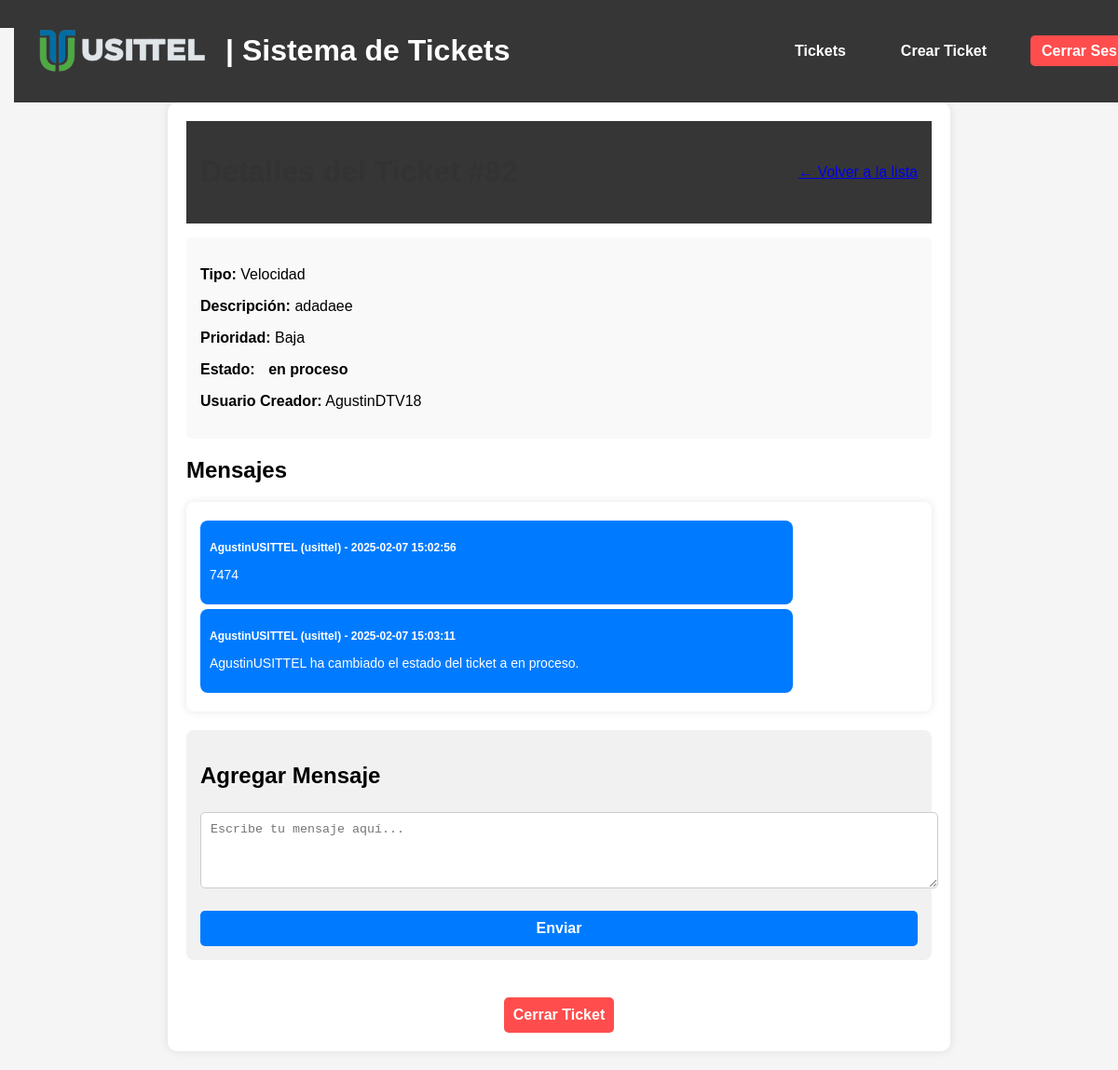
/ticket/82 (signed in), run on the app's committed database.
### tables this page shows
CREATE TABLE tickets (
    id INTEGER PRIMARY KEY AUTOINCREMENT,
    tipo TEXT NOT NULL,
    descripcion TEXT NOT NULL,
    prioridad TEXT NOT NULL,
    fecha_creacion DATETIME DEFAULT CURRENT_TIMESTAMP,
    usuario_creador TEXT NOT NULL,
    notas TEXT,
    archivo TEXT
, usuario_asignado TEXT, estado TEXT DEFAULT 'pendiente');

CREATE TABLE messages (
    id INTEGER PRIMARY KEY AUTOINCREMENT,
    ticket_id INTEGER NOT NULL,
    usuario TEXT NOT NULL,
    rol TEXT NOT NULL,
    mensaje TEXT NOT NULL,
    fecha TIMESTAMP DEFAULT CURRENT_TIMESTAMP,
    FOREIGN KEY (ticket_id) REFERENCES tickets (id)
);

### app.py (the view)
@app.route('/ticket/<int:id>', methods=['GET'])
@login_required
def view_ticket(id):
    conn = get_db_connection()
    ticket = conn.execute('SELECT * FROM tickets WHERE id = ?', (id,)).fetchone()
    messages = conn.execute('SELECT * FROM messages WHERE ticket_id = ? ORDER BY fecha ASC', (id,)).fetchall()
    conn.close()
    if not ticket:
        return "Ticket no encontrado", 404
    return render_template('view_ticket.html', ticket=ticket, messages=messages, current_user=current_user)

### app.py (called while the page is built)
def get_db_connection():
    conn = sqlite3.connect('database.db', timeout=10)  # Espera hasta 10 segundos si la base de datos está bloqueada
    conn.row_factory = sqlite3.Row
    return conn

@login_manager.user_loader
def load_user(user_id):
    conn = get_db_connection()
    user = conn.execute('SELECT * FROM users WHERE id = ?', (user_id,)).fetchone()
    conn.close()
    if user:
        return User(id=user['id'], username=user['username'], role=user['role'])
    return None

### templates/view_ticket.html (shortened to what this page needs)
{% extends "base.html" %}
{% block content %}
<div class="container-ticket">
    <header class="ticket-header">
        <h1>Detalles del Ticket #{{ ticket['id'] }}</h1>
        <a href="/tickets" class="btn-back">← Volver a la lista</a>
    </header>
    <div class="ticket-info">
        <p><strong>Tipo:</strong> {{ ticket['tipo'] }}</p>
        <p><strong>Descripción:</strong> {{ ticket['descripcion'] }}</p>
        <p><strong>Prioridad:</strong> {{ ticket['prioridad'] }}</p>
        <p><strong>Estado:</strong>
            <span class="estado estado-{{ ticket['estado']|lower }}">{{ ticket['estado'] }}</span>
        </p>
        <p><strong>Usuario Creador:</strong> {{ ticket['usuario_creador'] }}</p>
    </div>
    <h2>Mensajes</h2>
    <div class="chat-container">
        {% for message in messages %}
        <div class="message {% if message['rol'] == 'usittel' %}usittel-message{% else %}directv-message{% endif %}">
            <p class="message-user"><strong>{{ message['usuario'] }} ({{ message['rol'] }})</strong> - {{ message['fecha'] }}</p>
            <p class="message-text">{{ message['mensaje'] }}</p>
        </div>
        {% endfor %}
    </div>
    {% if ticket['estado'].lower() != 'cerrado' %}
    <div class="message-form">
        <h2>Agregar Mensaje</h2>
        <form method="POST" action="{{ url_for('add_message', ticket_id=ticket['id']) }}">
            <textarea name="mensaje" rows="4" required placeholder="Escribe tu mensaje aquí..."></textarea><br>
            <button type="submit" class="btn-action">Enviar</button>
        </form>
    </div>
    {% else %}
    <p class="closed-ticket-message"><strong>Este ticket está cerrado y no se pueden agregar mensajes.</strong></p>
    {% endif %}
    <div class="actions-container">
        {% if current_user.role == 'directv' and ticket.estado != 'cerrado' %}
        <form action="{{ url_for('close_ticket', id=ticket.id) }}" method="POST">
            <button type="button" class="btn-close confirm-close-ticket">Cerrar Ticket</button>
        </form>
        {% endif %}
    </div>
</div>
{% endblock %}

### static/styles.css (style rules this page uses)
body { font-family: Arial, sans-serif; margin: 0; padding: 0; background-color: #f5f5f5; }
header { background-color: #363637; color: white; padding: 15px; display: flex; justify-content: space-between; align-items: center; }
textarea { width: 100%; padding: 10px; border-radius: 5px; }
h1 { color: #333; }
button { width: 100%; background: #007bff; color: white; border: none; padding: 10px; margin-top: 20px; border-radius: 5px; cursor: pointer; font-size: 16px; }
.message-text { font-size: 14px; }
.message { padding: 12px; border-radius: 8px; margin-bottom: 10px; max-width: 80%; font-size: 14px; }
.message-user { font-size: 12px; font-weight: bold; margin-bottom: 5px; }
input, select, textarea { width: 100%; padding: 10px; margin-top: 5px; border: 1px solid #ccc; border-radius: 5px; }
.container-ticket { max-width: 800px; margin: 20px auto; padding: 20px; background: white; border-radius: 10px; box-shadow: 0 0 10px rgba(0, 0, 0, 0.1); }
.ticket-header { display: flex; justify-content: space-between; align-items: center; margin-bottom: 15px; }
.ticket-info { padding: 15px; background: #f9f9f9; border-radius: 5px; margin-bottom: 20px; }
.estado { font-weight: bold; padding: 5px 10px; border-radius: 5px; }
.chat-container { background: #ffffff; padding: 15px; border-radius: 8px; box-shadow: 0 0 10px rgba(0, 0, 0, 0.1); max-height: 400px; overflow-y: auto; }
.usittel-message { background: #007bff; color: white; padding: 10px; border-radius: 8px; margin: 5px 0; text-align: left; }
.message-form { padding: 15px; background: #f1f1f1; border-radius: 8px; margin-top: 20px; }
.message-form textarea { width: 100%; border-radius: 5px; }
.actions-container { display: flex; justify-content: space-around; margin-top: 20px; }
.btn-close { background: #ff4d4d; padding: 10px; color: white; border-radius: 5px; font-weight: bold; }
.btn-action { background: #007bff; padding: 10px; color: white; border-radius: 5px; font-weight: bold; }

### data on the page
tickets: tipo "Velocidad", descripcion "adadaee", prioridad "Baja", estado "en proceso", usuario_creador "AgustinDTV18"
messages: usuario "AgustinUSITTEL", rol "usittel", fecha "2025-02-07 15:02:56", mensaje "7474"
messages: usuario "AgustinUSITTEL", rol "usittel", fecha "2025-02-07 15:03:11", mensaje "AgustinUSITTEL ha cambiado el estado del ticket a en proceso."
